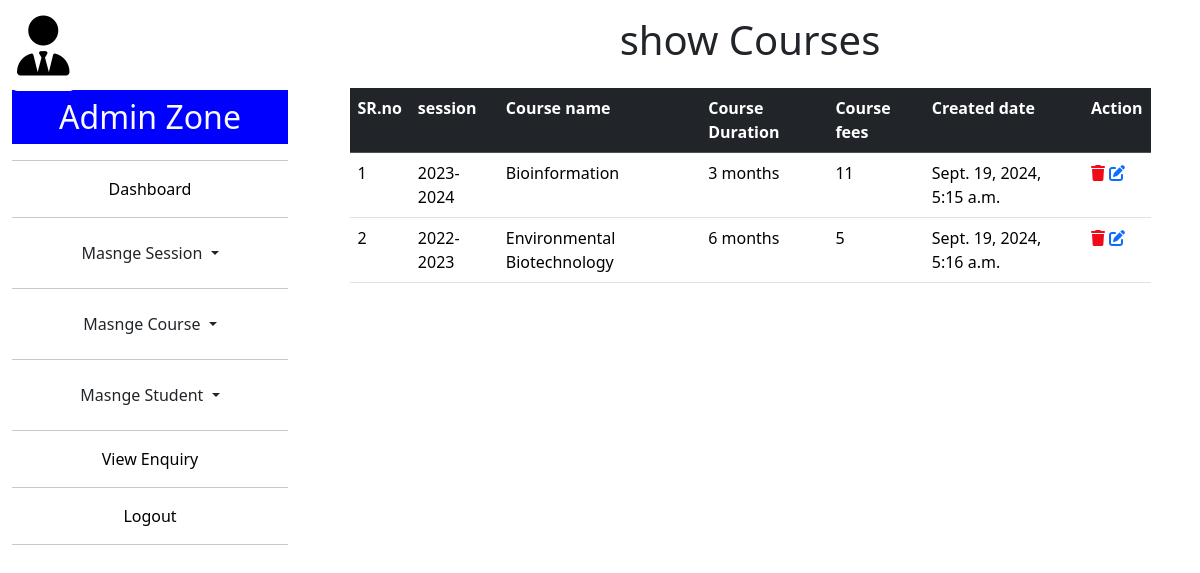
/viewcou/, run on the app's committed database.
### oasapp/models.py (models this page shows)
class tbl_course(models.Model):
    id=models.IntegerField(primary_key=True,auto_created=True)
    session=models.CharField(max_length=30)
    course_name=models.CharField(max_length=300)
    course_duration=models.CharField(max_length=30,default="3 months")
    course_fees=models.CharField(max_length=100)
    created_date=models.DateTimeField()

### oasapp/views.py (the view)
# urls.py: path('viewcou/',views.viewcou,name='viewcou'),
def viewcou(req):
    av=tbl_course.objects.all()
    return render(req,'viewcou.html',{'Show':av})

### oasapp/templates/viewcou.html (shortened to what this page needs)
{% extends 'adminlayout.html' %}
    {% block admin %}
   <div class="row">
    <div class="col-sm-11 mx-auto">
        <h1 class=" text-center mt-3"> show Courses</h1>
        <table class="table my-4">
            <tbead>
                <tr class="table-dark">
                    <th>SR.no</th>
                    <th>session</th>
                    <th>Course name</th>
                    <th>Course Duration</th>
                    <th>Course fees</th>
                    <th>Created date</th>
                    <th>Action</th>
                </tr>
                {% for i in Show %}
        <tr>
            <td>{{i.id}}</td>
            <td>{{i.session}}</td>
            <td>{{i.course_name}}</td>
            <td>{{i.course_duration}}</td>
            <td>{{i.course_fees}}</td>
            <td>{{i.created_date}}</td>
            <td><a href="{% url 'deletecou' i.id %}"><i class="fa-solid fa-trash" style="color: #ef0b17;"></i></a>
            <a href="#"><i class="fa-solid fa-pen-to-square"></i></a></td>
        </tr>
            </tbead>
            {% endfor %}
        </table>
    </div>
   </div>
    {% endblock %}

### oasapp/templates/adminlayout.html (shortened to what this page needs)
<!DOCTYPE html>
<html lang="en">
<head>
  <link rel="stylesheet" href="../static/css/bootstrap.css">
  <link rel="stylesheet" href="https://cdnjs.cloudflare.com/ajax/libs/font-awesome/6.6.0/css/all.min.css">
  <link rel="stylesheet" href="../static/css/style.css">
</head>
<body>
  <div class="row">
    <div class="col-sm-12">
      <div class="container-fluid">
          <div class="row ">
              <div class="col-sm-3" style="background-color: white; height: 100vh;">
                <span style=" font-size: 60px; background-color: white; color: black; padding: 5px; border-radius: 5px; "><i class="fa-solid fa-user-tie"></i></span>
                  <h2 class="text-center p-2 text-light" style="background-color: blue;">Admin Zone</h2>
                  <hr>
                  <a href="{% url 'admindash' %}" style="text-decoration: none; color:black;"> <p class="text-center">Dashboard</p></a>
                  <hr>
                  <div class="dropdown">
                      <button class="btn form-control dropdown-toggle" type="button" data-bs-toggle="dropdown" aria-expanded="false">
                        Masnge Session
                      </button>
                    </div>
                    <hr>
                  <div class="dropdown">
                      <button class="btn form-control dropdown-toggle" type="button" data-bs-toggle="dropdown" aria-expanded="false">
                        Masnge Course
                      </button>
                    </div>
                    <hr>
                    <div class="dropdown">
                        <button class="btn form-control dropdown-toggle" type="button" data-bs-toggle="dropdown" aria-expanded="false">
                          Masnge Student
                        </button>
                      </div>
                      <hr>
                      <a href="{% url 'showenquiry' %}" style="text-decoration: none; color: black;"><p class="text-center ">View Enquiry</p></a>
                      <hr>
                      <a href="{% url 'logout' %}" style="text-decoration: none; color:black;"> <p class="text-center">Logout</p></a>
                      <hr>
              </div>
              <div class="col-sm-9">
                  {% block admin %}
                  {% endblock %}
              </div>
          </div>
      </div>
    </div>
   </div>
</body>
</html>

### data on the page
tbl_course: id "1", session "2023-2024", course_name "Bioinformation", course_duration "3 months", course_fees "11", created_date "Sept. 19, 2024, 5:15 a.m."
tbl_course: id "2", session "2022-2023", course_name "Environmental Biotechnology", course_duration "6 months", course_fees "5", created_date "Sept. 19, 2024, 5:16 a.m."
